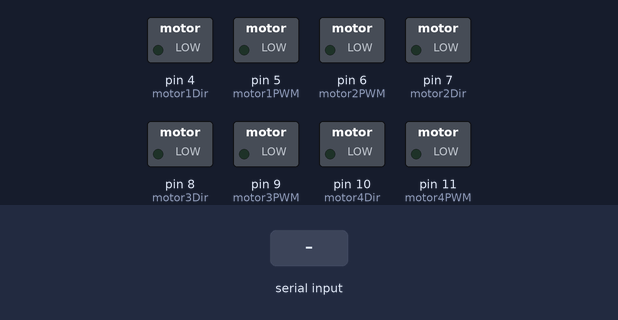
A sketch run on a simulated Arduino Uno, built with avr-gcc and run on an emulated ATmega328P. On the bench: switched loads named in the sketch (green lamp = pin HIGH). The inputs (shaded band) are chosen by the test bench.

Above: at 1.2 s.
1.3 s: "F" received over the second serial link
At 2.0 s:
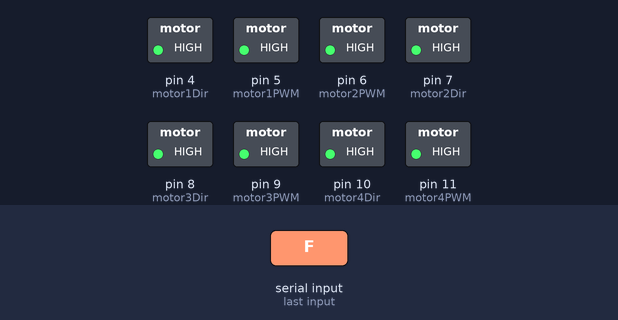
2.8 s: "B" received over the second serial link
At 3.2 s:
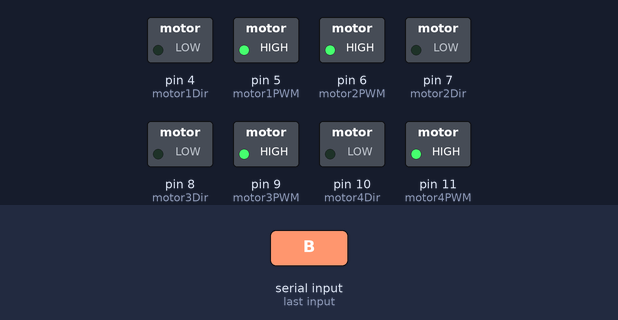
4.3 s: "L" received over the second serial link
At 5.5 s:
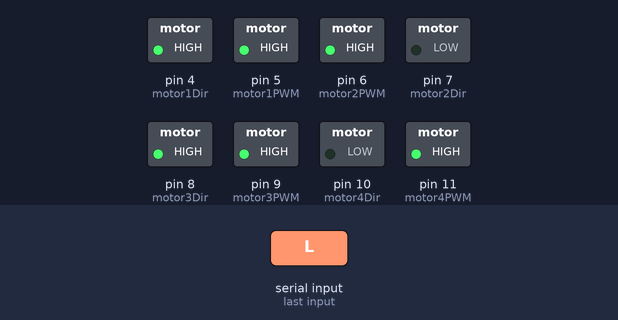
5.8 s: "R" received over the second serial link
At 6.7 s:
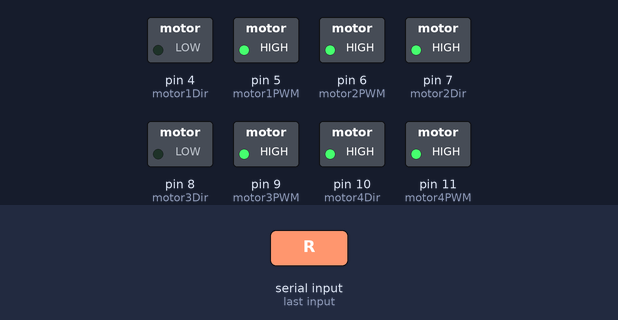
7.3 s: "S" received over the second serial link
At 7.8 s:
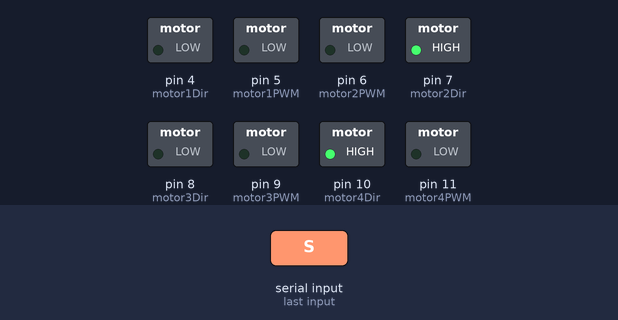
Timing chart, 0 to 9.8 s (numbered marks = the images above; inputs shaded):
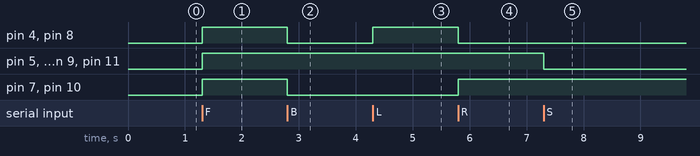

Measured:
- after the input at 1.3 s, pin 4 (motor1Dir), pin 5 (motor1PWM), pin 6 (motor2PWM), pin 7 (motor2Dir), pin 8 (motor3Dir), pin 9 (motor3PWM), pin 10 (motor4Dir), pin 11 (motor4PWM): LOW → HIGH at once
- after the input at 2.8 s, pin 4 (motor1Dir), pin 7 (motor2Dir), pin 8 (motor3Dir), pin 10 (motor4Dir): HIGH → LOW at once
- after the input at 4.3 s, pin 4 (motor1Dir), pin 8 (motor3Dir): LOW → HIGH at once
- after the input at 5.8 s, pin 4 (motor1Dir), pin 8 (motor3Dir): HIGH → LOW at once; pin 7 (motor2Dir), pin 10 (motor4Dir): LOW → HIGH at once
- after the input at 7.3 s, pin 5 (motor1PWM), pin 6 (motor2PWM), pin 9 (motor3PWM), pin 11 (motor4PWM): HIGH → LOW at once

The sketch:

main.ino
```cpp
#include <SoftwareSerial.h> // Knihovna pro komunikaci s Bluetooth modulem

// Definuj pinové číslo pro komunikaci s Bluetooth modulem
const int bluetoothTx = 2; // Připojeno k RX modulu
const int bluetoothRx = 3; // Připojeno k TX modulu

// Definuj SoftwareSerial objekt pro komunikaci s Bluetooth modulem
SoftwareSerial bluetooth(bluetoothTx, bluetoothRx);

// Definuj pinové číslo pro řízení jednotlivých motorů
const int motor1PWM = 5; // PWM pin pro motor 1
const int motor1Dir = 4; // Směrový pin pro motor 1
const int motor2PWM = 6; // PWM pin pro motor 2
const int motor2Dir = 7; // Směrový pin pro motor 2
const int motor3PWM = 9; // PWM pin pro motor 3
const int motor3Dir = 8; // Směrový pin pro motor 3
const int motor4PWM = 11; // PWM pin pro motor 4
const int motor4Dir = 10; // Směrový pin pro motor 4

void setup() {
  // Nastaví rychlost komunikace s Bluetooth modulem
  bluetooth.begin(9600);

  // Nastaví pinové režimy pro řízení motorů
  pinMode(motor1PWM, OUTPUT);
  pinMode(motor1Dir, OUTPUT);
  pinMode(motor2PWM, OUTPUT);
  pinMode(motor2Dir, OUTPUT);
  pinMode(motor3PWM, OUTPUT);
  pinMode(motor3Dir, OUTPUT);
  pinMode(motor4PWM, OUTPUT);
  pinMode(motor4Dir, OUTPUT);
}

void loop() {
  // Pokud je něco k dispozici k přečtení z Bluetooth modulu
  if (bluetooth.available()) {
    char receivedChar = bluetooth.read(); // Přečte příchozí znak

    // Ovládání motorů podle přijatých příkazů
    switch (receivedChar) {
      case 'F': // Jede dopředu
        moveForward();
        break;
      case 'B': // Jede dozadu
        moveBackward();
        break;
      case 'L': // Otáčí se doleva
        turnLeft();
        break;
      case 'R': // Otáčí se doprava
        turnRight();
        break;
      case 'S': // Stojí
        stopMotors();
        break;
    }
  }
}

// Funkce pro pohyb dopředu
void moveForward() {
  digitalWrite(motor1Dir, HIGH);
  analogWrite(motor1PWM, 255);
  digitalWrite(motor2Dir, HIGH);
  analogWrite(motor2PWM, 255);
  digitalWrite(motor3Dir, HIGH);
  analogWrite(motor3PWM, 255);
  digitalWrite(motor4Dir, HIGH);
  analogWrite(motor4PWM, 255);
}

// Funkce pro pohyb dozadu
void moveBackward() {
  digitalWrite(motor1Dir, LOW);
  analogWrite(motor1PWM, 255);
  digitalWrite(motor2Dir, LOW);
  analogWrite(motor2PWM, 255);
  digitalWrite(motor3Dir, LOW);
  analogWrite(motor3PWM, 255);
  digitalWrite(motor4Dir, LOW);
  analogWrite(motor4PWM, 255);
}

// Funkce pro otočení doleva
void turnLeft() {
  digitalWrite(motor1Dir, HIGH);
  analogWrite(motor1PWM, 255);
  digitalWrite(motor2Dir, LOW);
  analogWrite(motor2PWM, 255);
  digitalWrite(motor3Dir, HIGH);
  analogWrite(motor3PWM, 255);
  digitalWrite(motor4Dir, LOW);
  analogWrite(motor4PWM, 255);
}

// Funkce pro otočení doprava
void turnRight() {
  digitalWrite(motor1Dir, LOW);
  analogWrite(motor1PWM, 255);
  digitalWrite(motor2Dir, HIGH);
  analogWrite(motor2PWM, 255);
  digitalWrite(motor3Dir, LOW);
  analogWrite(motor3PWM, 255);
  digitalWrite(motor4Dir, HIGH);
  analogWrite(motor4PWM, 255);
}

// Funkce pro zastavení motorů
void stopMotors() {
  digitalWrite(motor1PWM, LOW);
  digitalWrite(motor2PWM, LOW);
  digitalWrite(motor3PWM, LOW);
  digitalWrite(motor4PWM, LOW);
}
```
